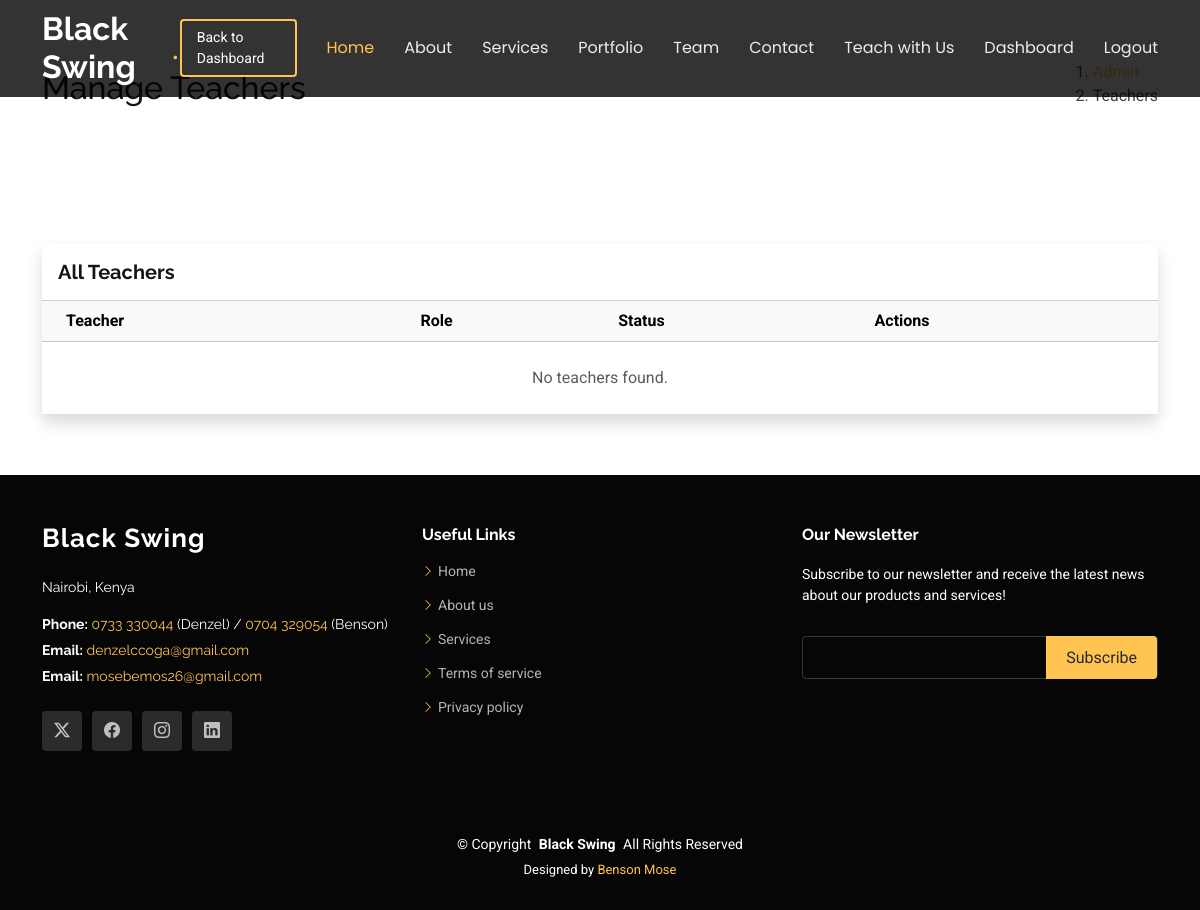
Before: /dashboard/admin/teachers/ (signed in) with the older database file.
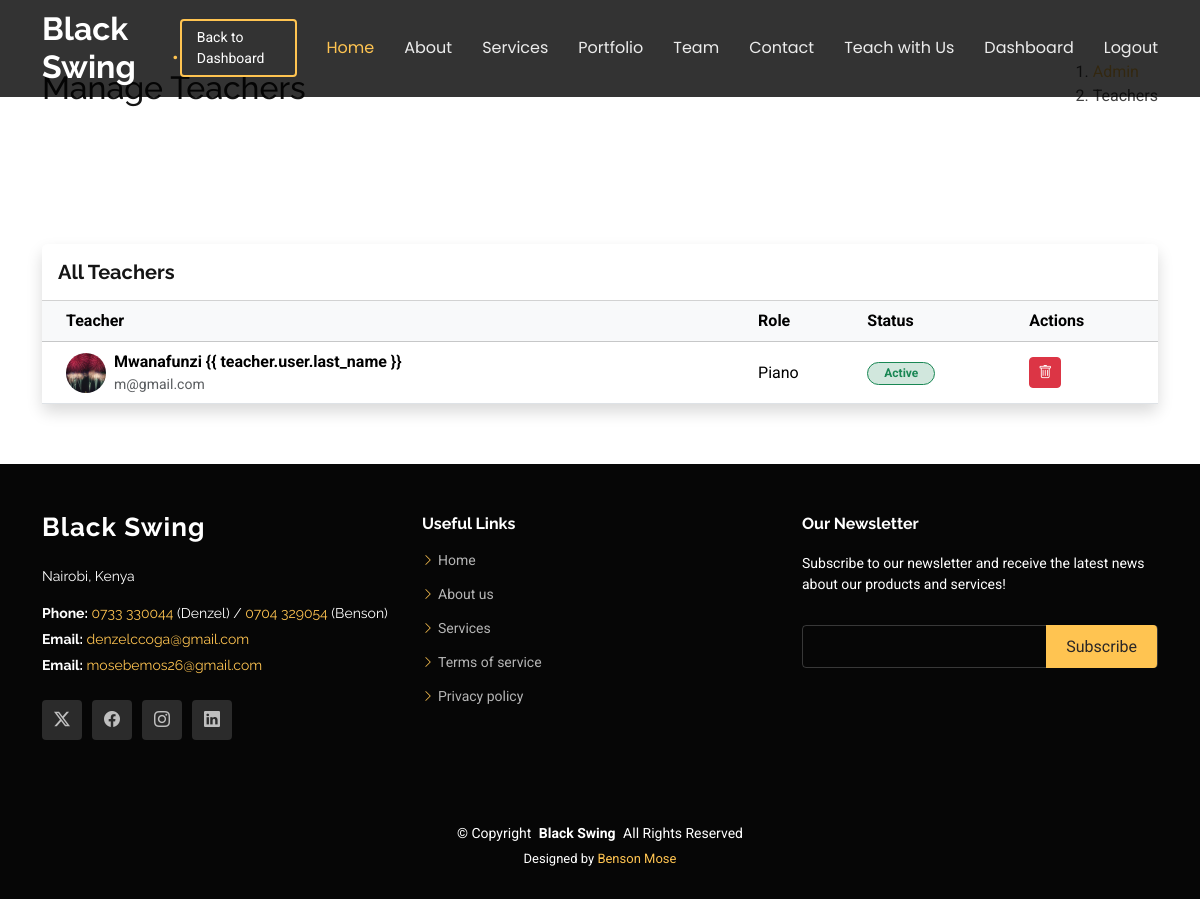
After: the same page with the newer database file.
### accounts/models.py (models this page shows, shortened)
class MemberProfile(models.Model):
    user = models.OneToOneField(CustomUser, on_delete=models.CASCADE, related_name='member_profile')
    role = models.CharField(max_length=100, help_text="e.g. Guitarist, Vocalist")
    bio = models.TextField(blank=True)
    image = models.ImageField(upload_to='team_images/', blank=True, null=True)
    is_approved = models.BooleanField(default=False)
    twitter_link = models.URLField(blank=True)
    facebook_link = models.URLField(blank=True)
    instagram_link = models.URLField(blank=True)
    linkedin_link = models.URLField(blank=True)

class CustomUser(AbstractUser):
    is_member = models.BooleanField(default=False)
    is_student = models.BooleanField(default=False)

### dashboard/views.py (the view)
# urls.py: path('admin/teachers/', views.manage_teachers, name='manage_teachers'),
@login_required
def manage_teachers(request):
    if not request.user.is_superuser:
        return redirect('dashboard_redirect')
    teachers = MemberProfile.objects.all().order_by('is_approved', 'user__first_name')
    return render(request, 'dashboard/manage_teachers.html', {'teachers': teachers})

### core/context_processors.py (called while the page is built)
def unread_messages_count(request):
    if request.user.is_authenticated and request.user.is_superuser:
        messages_count = ContactMessage.objects.filter(is_read=False).count()
        bookings_count = ServiceBooking.objects.filter(is_read=False).count()
        return {'unread_messages_count': messages_count + bookings_count}
    return {}

### templates/dashboard/manage_teachers.html (shortened to what this page needs)
{% extends 'base.html' %}
{% load static %}
{% block content %}
<section class="breadcrumbs">
    <div class="container">
        <div class="d-flex justify-content-between align-items-center">
            <h2>Manage Teachers</h2>
            <ol>
                <li><a href="{% url 'admin_dashboard' %}">Admin</a></li>
                <li>Teachers</li>
            </ol>
        </div>
    </div>
</section>
<section class="inner-page">
    <div class="container">
        <div class="card shadow border-0">
            <div class="card-header bg-white py-3 d-flex justify-content-between align-items-center">
                <h5 class="mb-0 fw-bold">All Teachers</h5>
            </div>
            <div class="card-body p-0">
                <div class="table-responsive">
                    <table class="table table-hover align-middle mb-0">
                        <thead class="table-light">
                            <tr>
                                <th class="ps-4">Teacher</th>
                                <th>Role</th>
                                <th>Status</th>
                                <th>Actions</th>
                            </tr>
                        </thead>
                        <tbody>
                            {% for teacher in teachers %}
                            <tr>
                                <td class="ps-4">
                                    <div class="d-flex align-items-center">
                                        {% if teacher.image %}
                                        <img src="{{ teacher.image.url }}" class="rounded-circle me-2" width="40"
                                            height="40" style="object-fit: cover;">
                                        {% else %}
                                        <div class="bg-secondary text-white rounded-circle d-flex align-items-center justify-content-center me-2"
                                            style="width: 40px; height: 40px;">{{ teacher.user.first_name|first }}</div>
                                        {% endif %}
                                        <div>
                                            <div class="fw-bold">{{ teacher.user.first_name }} {{ teacher.user.last_name
                                                }}</div>
                                            <div class="small text-muted">{{ teacher.user.email }}</div>
                                        </div>
                                    </div>
                                </td>
                                <td>{{ teacher.role }}</td>
                                <td>
                                    {% if teacher.is_approved %}
                                    <span
                                        class="badge bg-success-subtle text-success border border-success px-3 rounded-pill">Active</span>
                                    {% else %}
                                    <span
                                        class="badge bg-warning-subtle text-warning border border-warning px-3 rounded-pill">Pending</span>
                                    {% endif %}
                                </td>
                                <td>
                                    <a href="{% url 'delete_teacher' teacher.id %}" class="btn btn-sm btn-danger"
                                        onclick="return confirm('Are you sure? This will delete the user account entirely.')"
                                        title="Delete">
                                        <i class="bi bi-trash"></i>
                                    </a>
                                </td>
                            </tr>
                            {% empty %}
                            <tr>
                                <td colspan="4" class="text-center py-4 text-muted">No teachers found.</td>
                            </tr>
                            {% endfor %}
                        </tbody>
                    </table>
                </div>
            </div>
        </div>
    </div>
</section>
{% endblock %}

Changed rows visible on the page:
added MemberProfile: image (picture), user.first_name "Mwanafunzi", user.email "m@gmail.com", role "Piano", is_approved "Active"
Other visible differences:
text no longer shown: "No teachers found."
